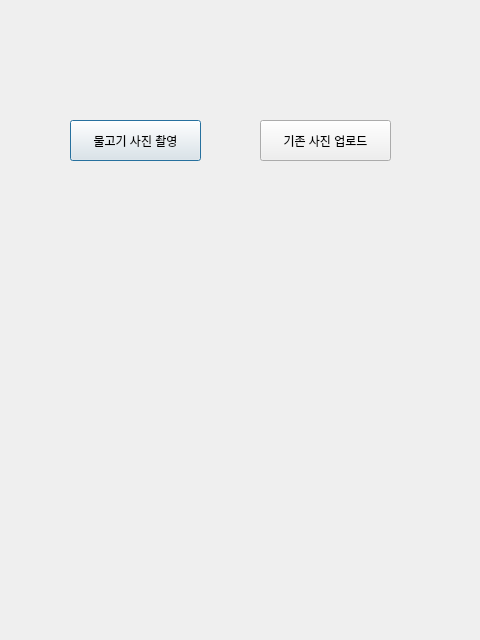
<?xml version="1.0" encoding="UTF-8"?>
<ui version="4.0">
 <class>Dialog</class>
 <widget class="QDialog" name="Dialog">
  <property name="geometry">
   <rect>
    <x>0</x>
    <y>0</y>
    <width>480</width>
    <height>640</height>
   </rect>
  </property>
  <property name="windowTitle">
   <string>Dialog</string>
  </property>
  <widget class="QPushButton" name="cap_btn">
   <property name="geometry">
    <rect>
     <x>70</x>
     <y>120</y>
     <width>131</width>
     <height>41</height>
    </rect>
   </property>
   <property name="text">
    <string>물고기 사진 촬영</string>
   </property>
  </widget>
  <widget class="QPushButton" name="upload_btn">
   <property name="geometry">
    <rect>
     <x>260</x>
     <y>120</y>
     <width>131</width>
     <height>41</height>
    </rect>
   </property>
   <property name="text">
    <string>기존 사진 업로드</string>
   </property>
  </widget>
 </widget>
 <resources/>
 <connections/>
</ui>
